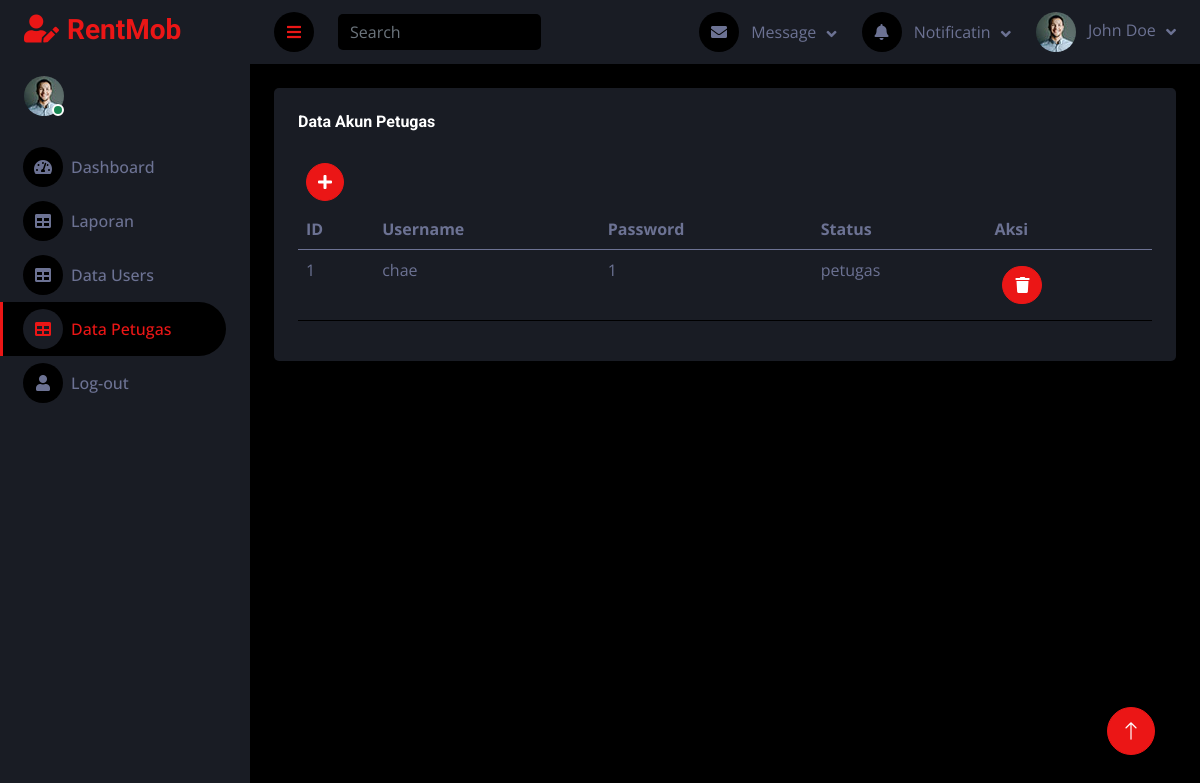
Page /admin/pet.php on the committed database.
### tables this page shows
CREATE TABLE IF NOT EXISTS `tb_user` (
  `id_user` int NOT NULL AUTO_INCREMENT,
  `user` varchar(99) NOT NULL,
  `pass` varchar(99) NOT NULL,
  `lvl` enum('admin','petugas') NOT NULL,
  PRIMARY KEY (`id_user`)
);

### admin/pet.php (the view, shortened to what this page needs)
<!DOCTYPE html>
<html lang="en">
<head>
    <link href="https://cdnjs.cloudflare.com/ajax/libs/font-awesome/5.10.0/css/all.min.css" rel="stylesheet">
    <link href="https://cdn.jsdelivr.net/npm/bootstrap-icons@1.4.1/font/bootstrap-icons.css" rel="stylesheet">
    <link href="../lib/owlcarousel/assets/owl.carousel.min.css" rel="stylesheet">
    <link href="../lib/tempusdominus/css/tempusdominus-bootstrap-4.min.css" rel="stylesheet" />
    <link href="../css/bootstrap.min.css" rel="stylesheet">
    <link href="../css/style.css" rel="stylesheet">
</head>
<body>
    <div class="container-fluid position-relative d-flex p-0">
        <div class="sidebar pe-4 pb-3">
            <nav class="navbar bg-secondary navbar-dark">
                <a href="adm.php" class="navbar-brand mx-4 mb-3">
                    <h3 class="text-primary"><i class="fa fa-user-edit me-2"></i>RentMob</h3>
                </a>
                <div class="d-flex align-items-center ms-4 mb-4">
                    <div class="position-relative">
                        <img class="rounded-circle" src="../img/user.jpg" alt="" style="width: 40px; height: 40px;">
                        <div class="bg-success rounded-circle border border-2 border-white position-absolute end-0 bottom-0 p-1"></div>
                    </div>
                </div>
                <div class="navbar-nav w-100">
                    <a href="adm.php" class="nav-item nav-link "><i class="fa fa-tachometer-alt me-2"></i>Dashboard</a>
                    <a href="hist.php" class="nav-item nav-link "><i class="fa fa-table me-2"></i>Laporan</a>
                    <a href="usr.php" class="nav-item nav-link" ><i class="fa fa-table me-2"></i>Data Users </a>
                    <a href="pet.php" class="nav-item nav-link active" ><i class="fa fa-table me-2"></i>Data Petugas </a>
                    <a href="logout.php" class="nav-item nav-link"><i class="fa fa-user me-2"></i>Log-out</a>
                </div>
            </nav>
        </div>
        <div class="content">
            <nav class="navbar navbar-expand bg-secondary navbar-dark sticky-top px-4 py-0">
                <a href="#" class="sidebar-toggler flex-shrink-0">
                    <i class="fa fa-bars"></i>
                </a>
                <form class="d-none d-md-flex ms-4">
                    <input class="form-control bg-dark border-0" type="search" placeholder="Search">
                </form>
                <div class="navbar-nav align-items-center ms-auto">
                    <div class="nav-item dropdown">
                        <a href="#" class="nav-link dropdown-toggle" data-bs-toggle="dropdown">
                            <i class="fa fa-envelope me-lg-2"></i>
                            <span class="d-none d-lg-inline-flex">Message</span>
                        </a>
                    </div>
                    <div class="nav-item dropdown">
                        <a href="#" class="nav-link dropdown-toggle" data-bs-toggle="dropdown">
                            <i class="fa fa-bell me-lg-2"></i>
                            <span class="d-none d-lg-inline-flex">Notificatin</span>
                        </a>
                    </div>
                    <div class="nav-item dropdown">
                        <a href="#" class="nav-link dropdown-toggle" data-bs-toggle="dropdown">
                            <img class="rounded-circle me-lg-2" src="img/user.jpg" alt="" style="width: 40px; height: 40px;">
                            <span class="d-none d-lg-inline-flex">John Doe</span>
                        </a>
                    </div>
                </div>
            </nav>
            <div class="container-fluid pt-4 px-4">
                <div class="row g-4">
                    <div class="col-12">
                        <div class="bg-secondary rounded h-100 p-4">
                            <h6 class="mb-4">Data Akun Petugas</h6>
                            <div class="table-responsive">
                                <table class="table">
                                <?php
                            include "koneksi.php";
                            $sql = "SELECT
                                       *
                                    FROM
                                      tb_user WHERE lvl = 'petugas'";
                            $result = $koneksi->query($sql);
                            ?>
                            <thead>
                            <tr>
                                <th>ID</th>
                                <th>Username</th>
                                <th>Password</th>
                                <th>Status</th>
                                <th>Aksi</th>
                                <a href="addpet.php" class="btn btn-square btn-primary m-2"><i class="fa fa-plus"></i></a>
                            </tr>
                            </thead>
                            <tbody>
                            <?php
                            if ($result->num_rows > 0) {
                                while ($row = $result->fetch_assoc()) {
                                echo "<tr>";
                                echo "<td>" . $row["id_user"] . "</td>";
                                echo "<td>" . $row["user"] . "</td>";
                                echo "<td>" . $row["pass"] . "</td>";
                                echo "<td>" . $row["lvl"] . "</td>";
                                echo "<td><a href='del.php?id=" . $row["id_user"] . "' class='btn btn-primary rounded-pill m-2'><i class='fa fa-trash'></a>";
                                    echo "</tr>";
                                }
                            } else {
                                echo "<tr><td colspan='6'>Tidak ada data</td></tr>";
                            }
                            ?>
                            </tbody>
                                </table>
                            </div>
                        </div>
                    </div>
                </div>
            </div>
        </div>
        <a href="#" class="btn btn-lg btn-primary btn-lg-square back-to-top"><i class="bi bi-arrow-up"></i></a>
    </div>
</body>
</html>

### css/style.css (style rules this page uses)
:root { --primary: #EB1616; --secondary: #191C24; --light: #6C7293; --dark: #000000; }
.back-to-top { position: fixed; display: none; right: 45px; bottom: 45px; z-index: 99; }
.btn { transition: .5s; }
.btn-square { width: 38px; height: 38px; }
.btn-lg-square { width: 48px; height: 48px; }
.btn-square, .btn-sm-square, .btn-lg-square { padding: 0; display: inline-flex; align-items: center; justify-content: center; font-weight: normal; border-radius: 50px; }
.sidebar { position: fixed; top: 0; left: 0; bottom: 0; width: 250px; height: 100vh; overflow-y: auto; background: var(--secondary); transition: 0.5s; z-index: 999; }
.content { margin-left: 250px; min-height: 100vh; background: var(--dark); transition: 0.5s; }
@media (min-width: 992px) { .sidebar { margin-left: 0; } }
@media (min-width: 992px) { .content { width: calc(100% - 250px); } }
.sidebar .navbar .navbar-nav .nav-link { padding: 7px 20px; color: var(--light); font-weight: 500; border-left: 3px solid var(--secondary); border-radius: 0 30px 30px 0; outline: none; }
.sidebar .navbar .navbar-nav .nav-link:hover, .sidebar .navbar .navbar-nav .nav-link.active { color: var(--primary); background: var(--dark); border-color: var(--primary); }
.sidebar .navbar .navbar-nav .nav-link i { width: 40px; height: 40px; display: inline-flex; align-items: center; justify-content: center; background: var(--dark); border-radius: 40px; }
.sidebar .navbar .navbar-nav .nav-link:hover i, .sidebar .navbar .navbar-nav .nav-link.active i { background: var(--secondary); }
.content .navbar .navbar-nav .nav-link { margin-left: 25px; padding: 12px 0; color: var(--light); outline: none; }
.content .navbar .sidebar-toggler, .content .navbar .navbar-nav .nav-link i { width: 40px; height: 40px; display: inline-flex; align-items: center; justify-content: center; background: var(--dark); border-radius: 40px; }
.content .navbar .dropdown-toggle::after { margin-left: 6px; vertical-align: middle; border: none; content: "\f107"; font-family: "Font Awesome 5 Free"; font-weight: 900; transition: .5s; }

### rows in the picture
tb_user: id_user "1", user "chae", pass "1", lvl "petugas"
